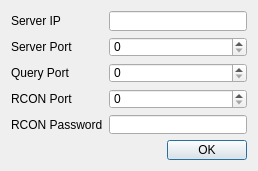
<?xml version="1.0" encoding="UTF-8"?>
<ui version="4.0">
 <class>SettingsDialog</class>
 <widget class="QDialog" name="SettingsDialog">
  <property name="geometry">
   <rect>
    <x>0</x>
    <y>0</y>
    <width>258</width>
    <height>171</height>
   </rect>
  </property>
  <property name="sizePolicy">
   <sizepolicy hsizetype="Minimum" vsizetype="Minimum">
    <horstretch>0</horstretch>
    <verstretch>0</verstretch>
   </sizepolicy>
  </property>
  <property name="minimumSize">
   <size>
    <width>258</width>
    <height>171</height>
   </size>
  </property>
  <property name="maximumSize">
   <size>
    <width>258</width>
    <height>171</height>
   </size>
  </property>
  <property name="windowTitle">
   <string>Settings</string>
  </property>
  <property name="windowIcon">
   <iconset theme="settings">
    <normaloff>.</normaloff>.</iconset>
  </property>
  <property name="sizeGripEnabled">
   <bool>false</bool>
  </property>
  <layout class="QFormLayout" name="formLayout">
   <item row="0" column="0">
    <widget class="QLabel" name="label">
     <property name="text">
      <string>Server IP</string>
     </property>
    </widget>
   </item>
   <item row="0" column="1">
    <widget class="QLineEdit" name="server_ip"/>
   </item>
   <item row="1" column="0">
    <widget class="QLabel" name="label_2">
     <property name="text">
      <string>Server Port</string>
     </property>
    </widget>
   </item>
   <item row="2" column="0">
    <widget class="QLabel" name="label_3">
     <property name="text">
      <string>Query Port</string>
     </property>
    </widget>
   </item>
   <item row="3" column="0">
    <widget class="QLabel" name="label_4">
     <property name="text">
      <string>RCON Port</string>
     </property>
    </widget>
   </item>
   <item row="4" column="0">
    <widget class="QLabel" name="label_5">
     <property name="text">
      <string>RCON Password</string>
     </property>
    </widget>
   </item>
   <item row="1" column="1">
    <widget class="QSpinBox" name="server_port">
     <property name="sizePolicy">
      <sizepolicy hsizetype="MinimumExpanding" vsizetype="Fixed">
       <horstretch>0</horstretch>
       <verstretch>0</verstretch>
      </sizepolicy>
     </property>
     <property name="maximum">
      <number>65535</number>
     </property>
    </widget>
   </item>
   <item row="2" column="1">
    <widget class="QSpinBox" name="query_port">
     <property name="sizePolicy">
      <sizepolicy hsizetype="MinimumExpanding" vsizetype="Fixed">
       <horstretch>0</horstretch>
       <verstretch>0</verstretch>
      </sizepolicy>
     </property>
     <property name="maximum">
      <number>65535</number>
     </property>
    </widget>
   </item>
   <item row="3" column="1">
    <widget class="QSpinBox" name="rcon_port">
     <property name="sizePolicy">
      <sizepolicy hsizetype="MinimumExpanding" vsizetype="Fixed">
       <horstretch>0</horstretch>
       <verstretch>0</verstretch>
      </sizepolicy>
     </property>
     <property name="maximum">
      <number>65535</number>
     </property>
    </widget>
   </item>
   <item row="4" column="1">
    <widget class="QLineEdit" name="rcon_password">
     <property name="frame">
      <bool>true</bool>
     </property>
     <property name="echoMode">
      <enum>QLineEdit::PasswordEchoOnEdit</enum>
     </property>
    </widget>
   </item>
   <item row="5" column="1">
    <widget class="QDialogButtonBox" name="buttonBox">
     <property name="standardButtons">
      <set>QDialogButtonBox::Ok</set>
     </property>
    </widget>
   </item>
  </layout>
 </widget>
 <resources/>
 <connections>
  <connection>
   <sender>buttonBox</sender>
   <signal>accepted()</signal>
   <receiver>SettingsDialog</receiver>
   <slot>accept()</slot>
   <hints>
    <hint type="sourcelabel">
     <x>144</x>
     <y>147</y>
    </hint>
    <hint type="destinationlabel">
     <x>47</x>
     <y>152</y>
    </hint>
   </hints>
  </connection>
  <connection>
   <sender>buttonBox</sender>
   <signal>rejected()</signal>
   <receiver>SettingsDialog</receiver>
   <slot>reject()</slot>
   <hints>
    <hint type="sourcelabel">
     <x>194</x>
     <y>148</y>
    </hint>
    <hint type="destinationlabel">
     <x>67</x>
     <y>156</y>
    </hint>
   </hints>
  </connection>
 </connections>
</ui>
